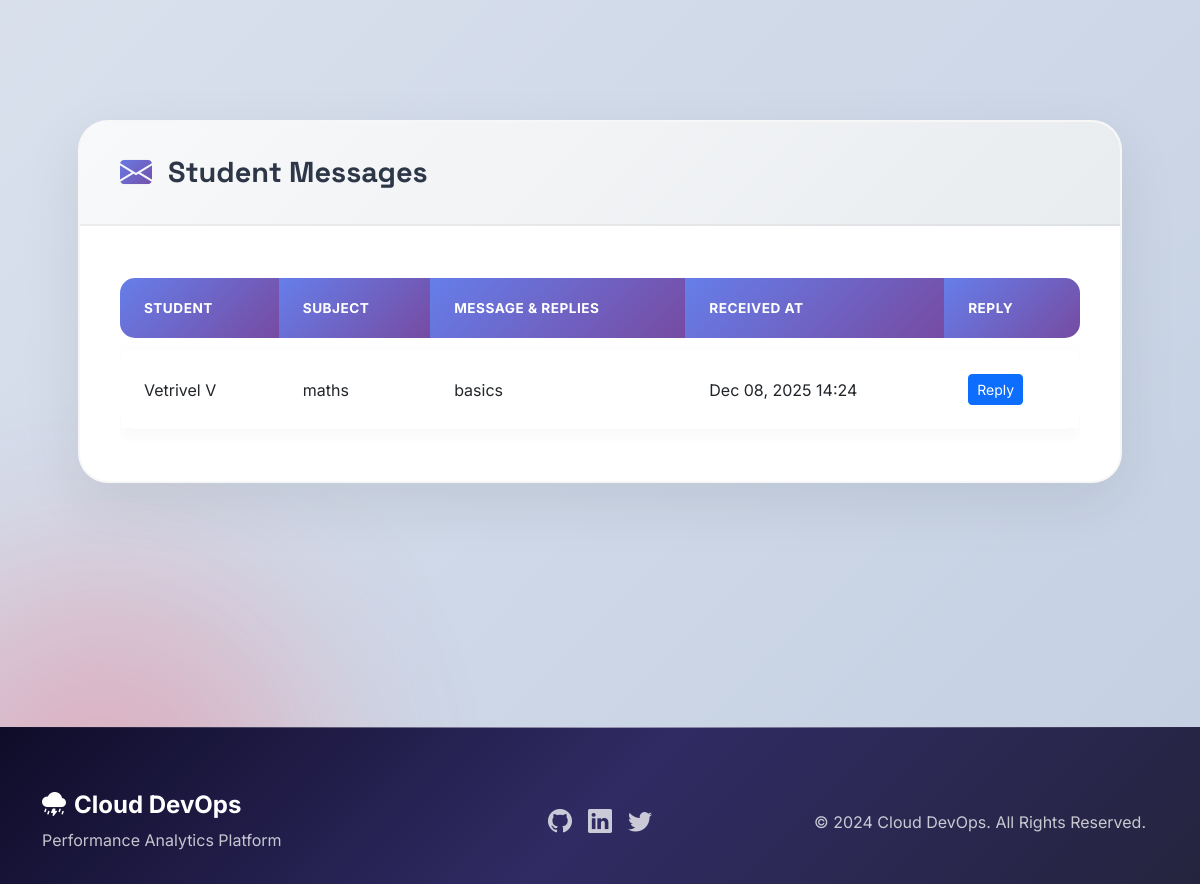
/inbox/ (signed in, lower part), run on an earlier commit of the app's database.
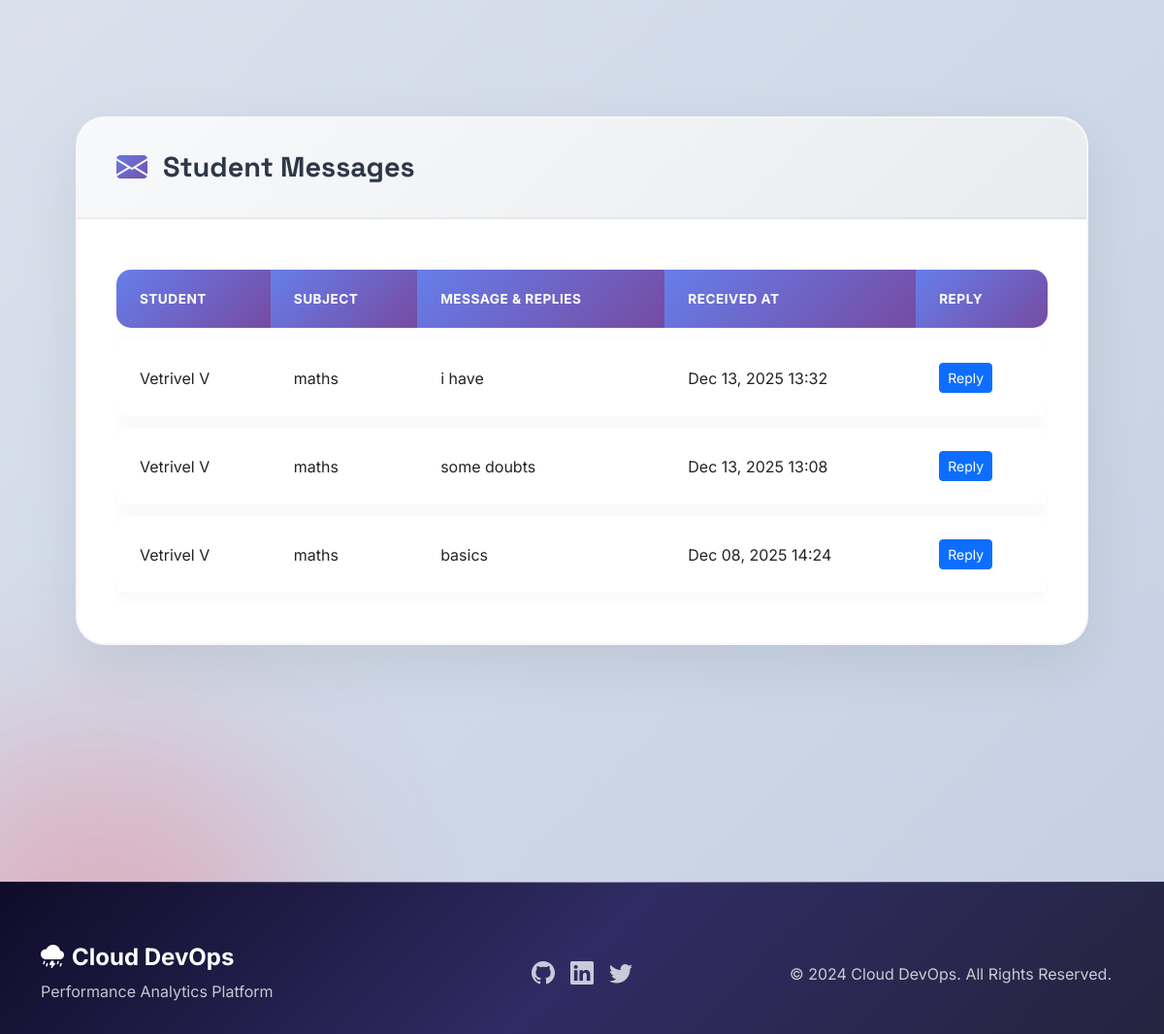
And on a later commit of the database.
### exams/models.py (models this page shows, shortened)
class TeacherMessage(models.Model):
    sender = models.ForeignKey(User, on_delete=models.CASCADE, related_name='sent_messages')
    teacher = models.ForeignKey(User, on_delete=models.CASCADE, related_name='received_messages')
    subject = models.CharField(max_length=200)
    message = models.TextField()
    created_at = models.DateTimeField(auto_now_add=True)
    is_read = models.BooleanField(default=False)
    parent = models.ForeignKey(
        'self', null=True, blank=True,
        on_delete=models.CASCADE,
        related_name='child_messages'  # <-- changed to avoid clash
    )

### exams/views.py (the view)
# urls.py: path('inbox/', views.teacher_inbox, name='teacher_inbox'),
@login_required
def teacher_inbox(request):
    if request.user.profile.user_type != 'teacher':
        return redirect('home')  # only teachers
    messages_received = TeacherMessage.objects.filter(
        teacher=request.user, parent__isnull=True
    ).order_by('-created_at')
    return render(request, 'exams/teacher_dashboard.html', {
        'messages_received': messages_received
    })

### exams/templates/exams/teacher_dashboard.html (shortened to what this page needs)
{% extends "base.html" %}
{% load static %}
{% block content %}
<div class="section-body">
    {% if exam_performance %}
    <div class="table-responsive">
        <table class="modern-table">
            <thead>
                <tr>
                    <th>Exam</th>
                    <th>Attempts</th>
                    <th>Average Score</th>
                    <th>Highest</th>
                    <th>Lowest</th>
                </tr>
            </thead>
            <tbody>
                {% for p in exam_performance %}
                <tr>
                    <td class="exam-title">{{ p.exam__title }}</td>
                    <td>{{ p.total_attempts }}</td>
                    <td><strong style="color:#198754;">{{ p.avg_score|floatformat:2 }}</strong></td>
                    <td style="color:#0d6efd;">{{ p.max_score }}</td>
                    <td style="color:#dc3545;">{{ p.min_score }}</td>
                </tr>
                {% endfor %}
            </tbody>
        </table>
    </div>
    <div style="margin-top:40px;">
        <h4 class="mb-3">Average Score per Exam</h4>
        <canvas id="examChart" height="120"></canvas>
    </div>
    {% else %}
        <div class="empty-state">
        </div>
    {% endif %}
</div>
<div class="section-card" data-aos="fade-up" data-aos-delay="400">
    <div class="section-header">
        <h2 class="section-title">
            <i class="bi bi-envelope-fill"></i> Student Messages
        </h2>
    </div>
    <div class="section-body">
        {% if messages_received %}
            <div class="table-responsive">
                <table class="modern-table">
                    <thead>
                        <tr>
                            <th>Student</th>
                            <th>Subject</th>
                            <th>Message & Replies</th>
                            <th>Received At</th>
                            <th>Reply</th>
                        </tr>
                    </thead>
                    <tbody>
                        {% for msg in messages_received %}
                        <tr>
                            <td>{{ msg.sender.get_full_name|default:msg.sender.username }}</td>
                            <td>{{ msg.subject }}</td>
                            <td>
                                {{ msg.message }}
                            </td>
                            <td>{{ msg.created_at|date:"M d, Y H:i" }}</td>
                            <td>
                                <a href="{% url 'reply_to_student' msg.id %}" class="btn btn-sm btn-primary">Reply</a>
                            </td>
                        </tr>
                        {% endfor %}
                    </tbody>
                </table>
            </div>
        {% else %}
            <div class="empty-state">
                <div class="empty-icon"><i class="bi bi-envelope-x"></i></div>
                <h3 class="empty-title">No Messages</h3>
                <p class="empty-text">You have not received any messages from students yet.</p>
            </div>
        {% endif %}
    </div>
</div>
{% endblock %}

What changed in the data, as far as the page shows it:
added TeacherMessage: sender.get_full_name "Vetrivel V", subject "maths", message "i have", created_at "Dec 13, 2025 13:32"
added TeacherMessage: sender.get_full_name "Vetrivel V", subject "maths", message "some doubts", created_at "Dec 13, 2025 13:08"
